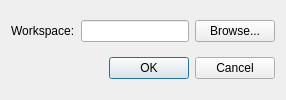
<?xml version="1.0" encoding="UTF-8"?>
<ui version="4.0">
 <class>SelectWorkspace</class>
 <widget class="QDialog" name="SelectWorkspace">
  <layout class="QVBoxLayout" name="verticalLayout">
   <item>
    <layout class="QHBoxLayout" name="horizontalLayout">
     <item>
      <widget class="QLabel" name="label">
       <property name="text">
        <string>Workspace:</string>
       </property>
      </widget>
     </item>
     <item>
      <widget class="QLineEdit" name="lineEdit"/>
     </item>
     <item>
      <widget class="QPushButton" name="pushButtonBrowse">
       <property name="text">
        <string>Browse...</string>
       </property>
      </widget>
     </item>
    </layout>
   </item>
   <item>
    <widget class="QDialogButtonBox" name="buttonBox">
     <property name="orientation">
      <enum>Qt::Horizontal</enum>
     </property>
     <property name="standardButtons">
      <set>QDialogButtonBox::Cancel|QDialogButtonBox::Ok</set>
     </property>
    </widget>
   </item>
  </layout>
 </widget>
 <resources/>
 <connections>
  <connection>
   <sender>buttonBox</sender>
   <signal>accepted()</signal>
   <receiver>SelectWorkspace</receiver>
   <slot>accept()</slot>
   <hints>
    <hint type="sourcelabel">
     <x>248</x>
     <y>254</y>
    </hint>
    <hint type="destinationlabel">
     <x>157</x>
     <y>274</y>
    </hint>
   </hints>
  </connection>
  <connection>
   <sender>buttonBox</sender>
   <signal>rejected()</signal>
   <receiver>SelectWorkspace</receiver>
   <slot>reject()</slot>
   <hints>
    <hint type="sourcelabel">
     <x>316</x>
     <y>260</y>
    </hint>
    <hint type="destinationlabel">
     <x>286</x>
     <y>274</y>
    </hint>
   </hints>
  </connection>
 </connections>
</ui>
